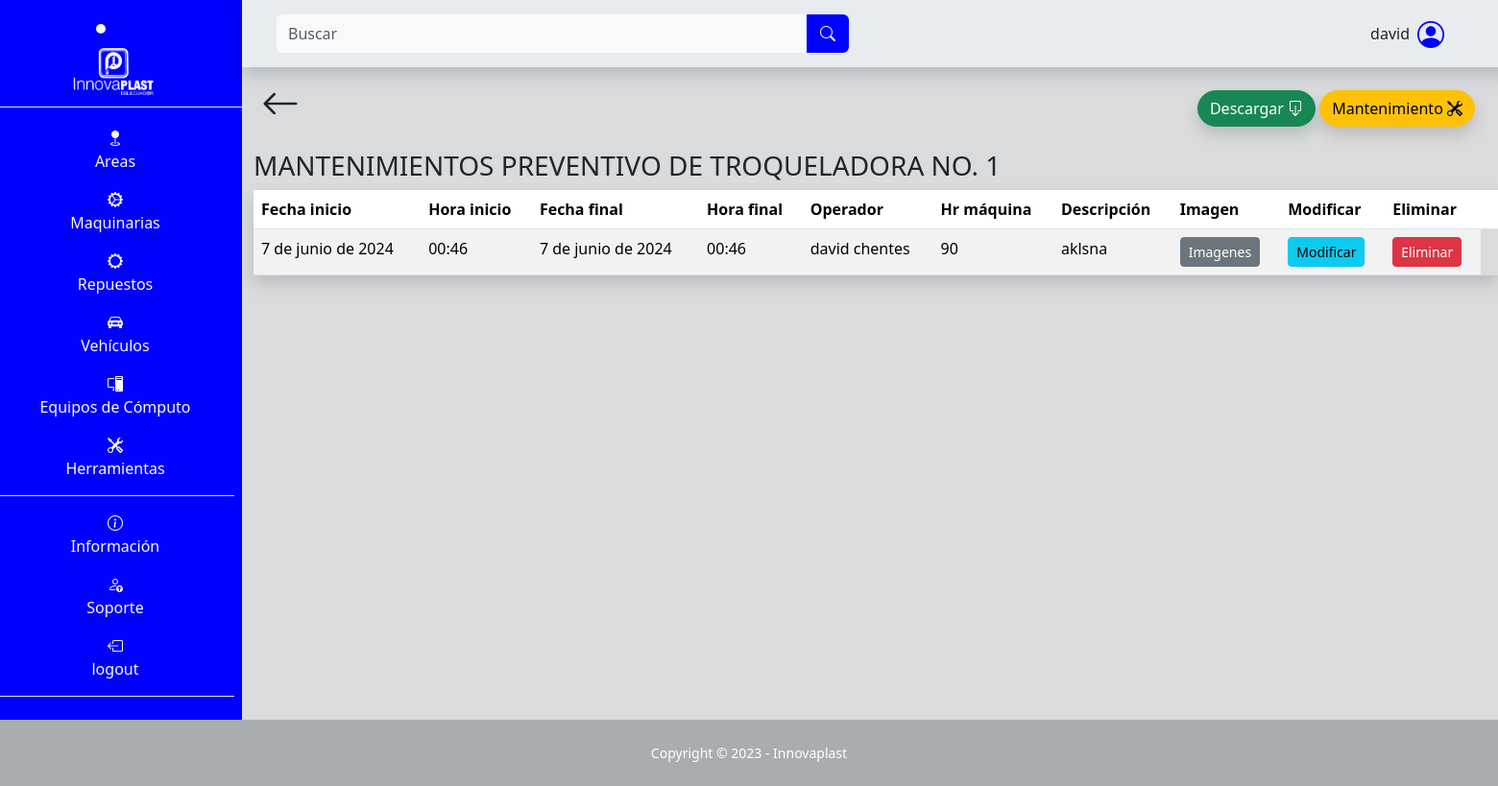
The app's page /maquina/mantenimientos_maquina_preventivo/16 (signed in) with its own data.
### SGE_maquina/models.py (models this page shows, shortened)
class TipoMantenimientoMaquina(models.Model):
    tipo = models.CharField(max_length=100, blank=False, null=False)
    def __str__(self):
        return self.tipo

class Maquina(models.Model):
    nombre = models.CharField(max_length=100, null=False, blank=False)
    encargado = models.CharField(max_length=100, blank=False, null=False)
    teléfono_encargado = models.CharField(max_length=100, blank=False, null=False)
    descripción = models.TextField(max_length=500, null=False, blank=False)
    ubicación = models.CharField(max_length=100, null=False, blank=False)
    tipo_de_máquina = models.CharField(max_length=100, null=False, blank=False)
    número_de_serie_o_modelo = models.CharField(max_length=100, null=False, blank=False)
    proveedor = models.CharField(max_length=100, null=False, blank=False)
    costo_de_adquisición = models.IntegerField(blank=False, null=False)
    fecha_de_adquisición = models.DateField(default=date.today, blank=False, null=False)
    fecha_de_instalación = models.DateField(default=date.today, blank=False, null=False)
    estado_de_garantía = models.CharField(max_length=100, null=False, blank=False)
    consumo_de_energía = models.CharField(max_length=100, null=False, blank=False)
    horas_máquina_trabajada = models.IntegerField(blank=False, null=False, default=0)
    intervalo_mantenimiento = models.IntegerField(blank=False, null=False)
    fecha_ultimo_mantenimiento = models.DateField(default=date.today, blank=False, null=False)
    image = models.ImageField(upload_to="maquina/image", null=False, blank=False)
    def __str__(self):
        return self.nombre

class MantenimientoMaquina(models.Model):
    maquina = models.ForeignKey(Maquina, on_delete=models.CASCADE)
    fecha_inicio = models.DateField(default=date.today)
    hora_inicio = models.TimeField(default=datetime.now().time())
    fecha = models.DateField(default=date.today)
    hora = models.TimeField(default=datetime.now().time())
    operador = models.CharField(max_length=100, blank=False, null=False, default="")
    tipo = models.ForeignKey(TipoMantenimientoMaquina, on_delete=models.CASCADE)
    hr_maquina = models.IntegerField(blank=False, null=False, default=0)
    partes_y_piezas = models.TextField(max_length=500, null=False, blank=False, default="")
    descripción = models.TextField(max_length=500, null=False, blank=False, default="")
    image = models.ImageField(upload_to="maquina/mantenimiento/image", null=False, blank=False, default=None)
    image2 = models.ImageField(upload_to="maquina/mantenimiento/image", null=False, blank=False, default=None)
    image3 = models.ImageField(upload_to="maquina/mantenimiento/image", null=False, blank=False, default=None)

### SGE_maquina/views.py (the view)
# urls.py: path('mantenimientos_maquina_preventivo/<int:id>', views.mantenimientos_maquina_preventivo, name="mantenimientos_maquina_preventivo"),
@login_required
def mantenimientos_maquina_preventivo(request, id):
    if request.method == 'GET':
        maquina = get_object_or_404(Maquina, id=id)
        tipo_mantenimiento = get_object_or_404(TipoMantenimientoMaquina, id=2)
        mantenimientos = maquina.mantenimientomaquina_set.filter(tipo=tipo_mantenimiento).order_by('-fecha', '-hora')
        context = {
            'maquina': maquina,
            'tipo_mantenimiento': tipo_mantenimiento,
            'mantenimientos': mantenimientos,
        }
        return render(request, 'SGE_maquina/manteniminetos_preventivo.html', context)

### templates/SGE_maquina/manteniminetos_preventivo.html (shortened to what this page needs)
{% extends "layout/base.html" %}
{% block 'content' %}
<div class="container mb-5">
    <div class="d-flex p-2 justify-content-between">
        <a class="text-decoration-none text-dark flecha-atras" href="{% url "detalles_maquina" id=maquina.id %}">
            <i class="bi bi-arrow-left fs-1"></i>
        </a>
        <span class="p-3">
            <button type="button" class="btn btn-success descargar shadow rounded-pill" data-bs-toggle="modal" data-bs-target="#modal-descargar">
                Descargar <i class="bi bi-box-arrow-down "></i>
            </button>
            <a class="btn btn-warning mantenimineto shadow rounded-pill" href="{% url "nuevo_mantenimineto_maquina_preventivo" id=maquina.id %}">Mantenimiento <i class="bi bi-tools"></i></a>
        </span>
    </div>
    <h3 class="text-uppercase">Mantenimientos {{ tipo_mantenimiento }} de {{ maquina }}</h3>
    <table class="table table-striped shadow">
        <thead>
            <tr>
                <th>Fecha inicio</th>
                <th>Hora inicio</th>
                <th>Fecha final</th>
                <th>Hora final</th>
                <th>Operador</th>
                <th>Hr máquina</th>
                <th>Descripción</th>
                <th>Imagen</th>
                <th>Modificar</th>
                <th>Eliminar<th>
            </tr>
        </thead>
        <tbody>
            {% for mantenimiento in mantenimientos %}
                <tr>
                    <td>{{ mantenimiento.fecha_inicio }}</td>
                    <td>{{ mantenimiento.hora_inicio }}</td>
                    <td>{{ mantenimiento.fecha }}</td>
                    <td>{{ mantenimiento.hora }}</td>
                    <td>{{ mantenimiento.operador }}</td>
                    <td>{{ mantenimiento.hr_maquina }}</td>
                    <td>{{ mantenimiento.descripción }}</td>
                    <td>
                        <button type="button" class="btn btn-secondary btn-sm" data-bs-toggle="modal" data-bs-target="#exampleModal{{ mantenimiento.id }}">
                            Imagenes
                        </button>
                    </td>
                    <td>
                        <a class="btn btn-info btn-sm" href="{% url "mod_mantenimineto_maquina_preventivo" id=mantenimiento.id %}">Modificar</a>
                    </td>
                    <td>
                        <button type="button" class="btn btn-danger btn-sm" data-bs-toggle="modal" data-bs-target="#modal-eliminar">
                            Eliminar
                        </button>
                    </td>
                </tr>
            {% endfor %}
        </tbody>
    </table>
</div>
{% endblock %}

### templates/layout/base.html (shortened to what this page needs)
{% load static %}
<!DOCTYPE html>
<html lang="es">
<head>
    <link rel="stylesheet" href="https://cdn.jsdelivr.net/npm/bootstrap-icons@1.10.3/font/bootstrap-icons.css">
    <link rel="stylesheet" href="{% static "css/bootstrap.css" %}">
    <link rel="stylesheet" href="{% static "css/style.css" %}">
</head>
<body class="" id="page-top">
    <main>
        <div class="row">
            <div class="col-12 col-md-2 m-0 p-0 text-light text-center barra d-none d-md-block">
                <li class="nav-item active text-center fs-3 lista-menu m-2" style="transition: background-color 0.5s ease">
                    <a class="nav-link" href="{% url "index" %}">
                        <img src="{% static "images/Innovaplast.png" %}" alt="Innovaplast" style="max-height: 53px;">
                    </a>
                </li>
                <ul class="flex-column align-items-stretch p-2 border-top">
                    <li class="nav-item mt-1 pt-2 lista-menu text-center" style="transition: background-color 0.5s ease">
                        <a class="text-light text-decoration-none lista-menu" href="{% url "area" %}"><i class="bi bi-geo-fill"></i><p>Areas</p></a>
                    </li>
                    <li class="nav-item lista-menu" style="transition: background-color 0.5s ease">
                        <a class="text-light text-decoration-none lista-menu" href="{% url "maquina" %}"><i class="bi bi-gear-wide-connected"></i><p>Maquinarias</p></a>
                    </li>
                    <li class="nav-item lista-menu" style="transition: background-color 0.5s ease">
                        <a class="text-light text-decoration-none lista-menu" href="{% url "repuesto_maquina" %}"><i class="bi bi-gear-wide"></i><p>Repuestos</p></a>
                    </li>
                    <li class="nav-item lista-menu" style="transition: background-color 0.5s ease">
                        <a class="text-light text-decoration-none lista-menu" href="{% url "vehiculo" %}"><i class="bi bi-car-front-fill"></i><p>Vehículos</p></a>
                    </li>
                    <li class="nav-item lista-menu" style="transition: background-color 0.5s ease">
                        <a class="text-light text-decoration-none lista-menu" href="{% url "pc" %}"><i class="bi bi-pc-display"></i><p>Equipos de Cómputo</p></a>
                    </li>
                    <li class="nav-item border-bottom lista-menu" style="transition: background-color 0.5s ease">
                        <a class="text-light text-decoration-none lista-menu" href="{% url "herramienta" %}"><i class="bi bi-tools"></i><p>Herramientas</p></a>
                    </li>
                    <li class="nav-item pt-3 lista-menu" style="transition: background-color 0.5s ease">
                        <i class="bi bi-info-circle"></i><p>Información</p>
                    </li>
                    <li class="nav-item lista-menu" style="transition: background-color 0.5s ease">
                        <a class="text-light text-decoration-none lista-menu" href="{% url "soporte" %}">  <i class="bi bi-person-up"></i><p>Soporte</p></a>
                    </li>
                    {% if user.is_authenticated %}
                        <li class="nav-item lista-menu border-bottom" style="transition: background-color 0.5s ease">
                            <a class="text-light text-decoration-none lista-menu" href="{% url "logout" %}"><i class="bi bi-box-arrow-left"></i><p>logout</p></a>
                        </li>
                    {% else %}
                        <li class="nav-item lista-menu border-bottom" style="transition: background-color 0.5s ease">
                            <a class="text-light text-decoration-none lista-menu" href="{% url "login" %}"><i class="bi bi-box-arrow-right"></i><p>Login</p></a>
                        </li>
                    {% endif %}
                </ul>
            </div>
            <div class="col-12 col-md-10 m-0 p-0">
                <nav class="row navbar bg-body-secondary p-2 m-0 shadow sticky-top navbar-expand-lg">
                        <div class="col-12 col-md-6 order-lg-first order-last">
                            <form class="d-flex form-inline mr-auto ml-md-3 my-2 my-md-0 ms-3 me-3 mw-100 navbar-search" role="search" action="" method='GET'>
                                <div class="input-group">
                                    <input class="form-control bg-light border-0 small" id="search-input" name="search" type="search" placeholder="Buscar" aria-label="Search">
                                    <div class="input-group-append">
                                        <button class="btn barra text-light rounded-0 rounded-end border-2" type="submit">
                                            <i class="bi bi-search"></i>
                                        </button>
                                    </div>
                                </div>
                            </form>
                        </div>
                        <div class="col-12 col-md-6">
                            <div class="me-5 d-flex justify-content-center justify-content-md-end align-items-center">
                                <p class="ms-5 mt-auto mb-auto">{{ user }}</p>
                                <i class="bi bi-person-circle fs-3 ms-2 icono-persona"></i>
                            </div>
                        </div>
                </nav>
                {% block 'content' %}{% endblock %}
            </div>
    </main>
    <footer class="footer">
        <div class="small text-center p-4 text-white">Copyright &copy; 2023 - Innovaplast</div>
    </footer>
</body>
</html>

### static/css/style.css (style rules this page uses)
:root { --color-primary: #2ea3f2; }
* { margin: 0; padding: 0; box-sizing: border-box; }
body { background-color: #d9dbdd; }
.barra { background-color: blue; }
ul { list-style-type: none; }
.icono-persona { color: blue; }
.footer { background-color: #aaadaf; }

### records on screen
TipoMantenimientoMaquina: tipo "PREVENTIVO"
Maquina: nombre "TROQUELADORA NO. 1"
MantenimientoMaquina: fecha_inicio "7 de junio de 2024", hora_inicio "00:46", fecha "7 de junio de 2024", hora "00:46", operador "david chentes", hr_maquina "90", descripción "aklsna"

### other values on screen
{{ user }} "david"
